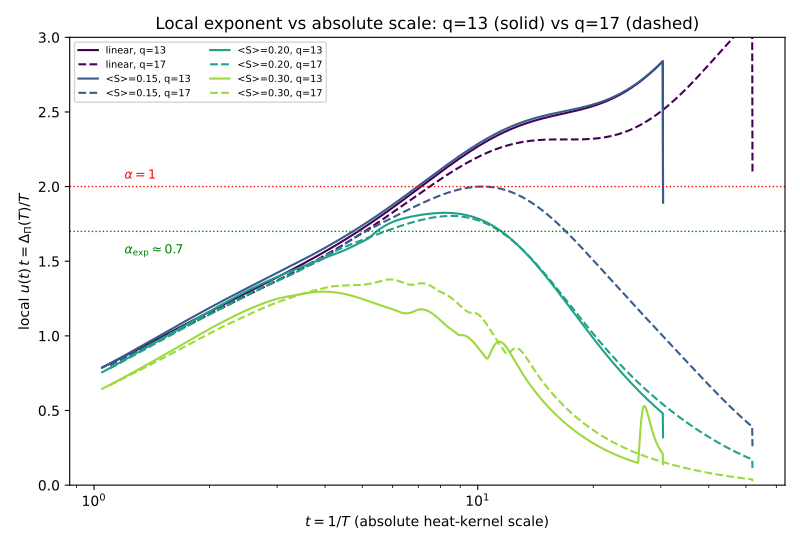

Source code (Python):
"""Diagnostic for the q-drift of the BI crossing.

Reads the cached relaxation trajectories and plots the local effective exponent
u(t) t = -t d log C / dt against the ABSOLUTE scale t = 1/T (not the q-scaled
window), overlaying q=13 and q=17 at fixed mean saturation. If the curves
overlap against t, the apparent drift of the crossing is a measurement-window
artefact (the window grows as q^2), and the exponent must be quoted at a fixed
physical temperature rather than as a window median.
"""

import os
import glob
import numpy as np
import matplotlib
matplotlib.use("Agg")
import matplotlib.pyplot as plt

CACHE_DIR = "bi_nonlinear_cache"
FIG_PATH = "bi_diagnostic.pdf"


def load_mean(q, tag):
    files = sorted(glob.glob(os.path.join(CACHE_DIR, f"q{q}_{tag}_seed*.npz")))
    if not files:
        return None, None
    Cs, t = [], None
    for f in files:
        d = np.load(f)
        t = d["t"]
        Cs.append(d["C"])
    return t, np.mean(Cs, axis=0)


def u_times_t(t, C):
    lo = (C > 1e-7) & (t > 0)
    t, C = t[lo], C[lo]
    dlog = np.gradient(np.log(C), t)
    # light smoothing
    ut = -t * dlog
    k = np.ones(3) / 3.0
    ut = np.convolve(ut, k, mode="same")
    return t, ut


def main():
    sats = ["lin", "s0.15", "s0.20", "s0.30"]
    labels = ["linear", "<S>=0.15", "<S>=0.20", "<S>=0.30"]
    fig, ax = plt.subplots(figsize=(8, 5.5))
    colors = plt.cm.viridis(np.linspace(0, 0.85, len(sats)))

    for tag, lab, col in zip(sats, labels, colors):
        for q, ls in [(13, "-"), (17, "--")]:
            t, C = load_mean(q, tag)
            if t is None:
                continue
            tu, ut = u_times_t(t, C)
            m = tu > 1.0
            ax.semilogx(tu[m], ut[m], ls, color=col,
                        label=f"{lab}, q={q}")

    ax.axhline(2.0, color="r", ls=":", lw=1)
    ax.axhline(1.7, color="g", ls=":", lw=1)
    ax.text(1.2, 2.05, r"$\alpha=1$", color="r", fontsize=9)
    ax.text(1.2, 1.55, r"$\alpha_{\rm exp}\approx0.7$", color="g", fontsize=9)
    ax.set_xlabel("$t = 1/T$ (absolute heat-kernel scale)")
    ax.set_ylabel(r"local $u(t)\,t = \Delta_\Pi(T)/T$")
    ax.set_title("Local exponent vs absolute scale: q=13 (solid) vs q=17 (dashed)")
    ax.set_ylim(0, 3)
    ax.legend(fontsize=7, ncol=2)
    fig.tight_layout()
    fig.savefig(FIG_PATH)

    # quantitative overlap check at a few fixed t
    print("Local u(t) t at fixed absolute t (q=13 vs q=17):")
    for tag, lab in zip(sats, labels):
        t13, C13 = load_mean(13, tag)
        t17, C17 = load_mean(17, tag)
        if t13 is None or t17 is None:
            continue
        tu13, ut13 = u_times_t(t13, C13)
        tu17, ut17 = u_times_t(t17, C17)
        for tref in [5.0, 10.0, 20.0]:
            v13 = np.interp(tref, tu13, ut13)
            v17 = np.interp(tref, tu17, ut17)
            print(f"  {lab:10s} t={tref:5.1f}: q13={v13:.3f}  q17={v17:.3f}  "
                  f"diff={abs(v13-v17):.3f}")
    print(f"\nFigure written to {FIG_PATH}")


if __name__ == "__main__":
    main()
